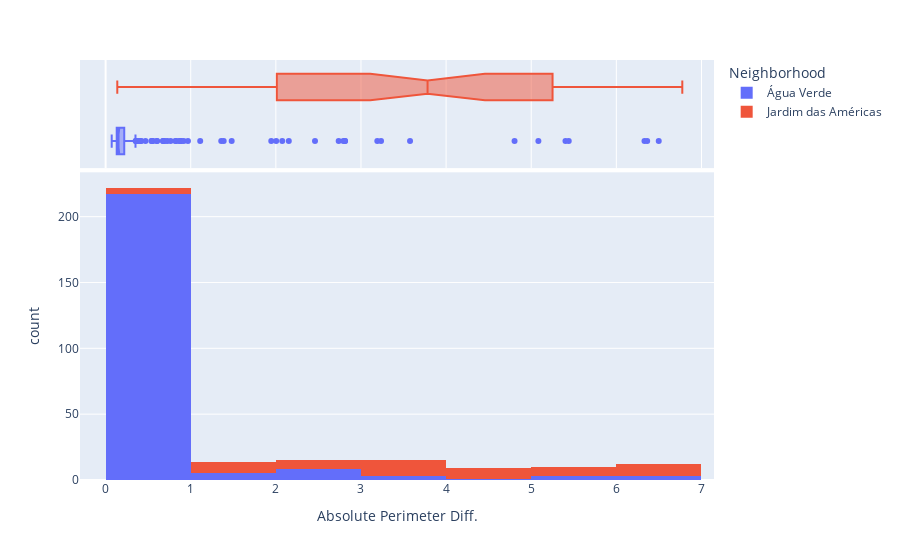

Here is the notebook cell this chart was saved with:
### Code cell
px.histogram(gdf, 
             x=newname, 
            #  y="tip", 
             color="Neighborhood",
                   marginal="box", # or violin, rug
                #    hover_data=df.columns
                # range_x=(0,30),
                width = 900,
                nbins=10,
                   )

### Figure 1 — Plotly figure (JSON) as saved in the notebook; plotly's stock layout.template omitted (floating-point values rounded to 4 significant figures; data arrays with more than 128 entries replaced by an {"elided": "..."} marker saying what was removed)
{"data": [{"alignmentgroup": "True", "bingroup": "x", "hovertemplate": "Neighborhood=Água Verde<br>Absolute Perimeter Diff.=%{x}<br>count=%{y}<extra></extra>", "legendgroup": "Água Verde", "marker": {"color": "#636efa", "pattern": {"shape": ""}}, "name": "Água Verde", "nbinsx": 10, "offsetgroup": "Água Verde", "orientation": "v", "showlegend": true, "type": "histogram", "x": {"elided": "278 float values"}, "xaxis": "x", "yaxis": "y"}, {"alignmentgroup": "True", "hovertemplate": "Neighborhood=Água Verde<br>Absolute Perimeter Diff.=%{x}<extra></extra>", "legendgroup": "Água Verde", "marker": {"color": "#636efa"}, "name": "Água Verde", "notched": true, "offsetgroup": "Água Verde", "showlegend": false, "type": "box", "x": {"elided": "278 float values"}, "xaxis": "x2", "yaxis": "y2"}, {"alignmentgroup": "True", "bingroup": "x", "hovertemplate": "Neighborhood=Jardim das Américas<br>Absolute Perimeter Diff.=%{x}<br>count=%{y}<extra></extra>", "legendgroup": "Jardim das Américas", "marker": {"color": "#EF553B", "pattern": {"shape": ""}}, "name": "Jardim das Américas", "nbinsx": 10, "offsetgroup": "Jardim das Américas", "orientation": "v", "showlegend": true, "type": "histogram", "x": {"elided": "190 float values"}, "xaxis": "x", "yaxis": "y"}, {"alignmentgroup": "True", "hovertemplate": "Neighborhood=Jardim das Américas<br>Absolute Perimeter Diff.=%{x}<extra></extra>", "legendgroup": "Jardim das Américas", "marker": {"color": "#EF553B"}, "name": "Jardim das Américas", "notched": true, "offsetgroup": "Jardim das Américas", "showlegend": false, "type": "box", "x": {"elided": "190 float values"}, "xaxis": "x2", "yaxis": "y2"}], "layout": {"barmode": "relative", "legend": {"title": {"text": "Neighborhood"}, "tracegroupgap": 0}, "margin": {"t": 60}, "width": 900, "xaxis": {"anchor": "y", "domain": [0, 1], "title": {"text": "Absolute Perimeter Diff."}}, "xaxis2": {"anchor": "y2", "domain": [0, 1], "matches": "x", "showgrid": true, "showticklabels": false}, "yaxis": {"anchor": "x", "domain": [0, 0.7326], "title": {"text": "count"}}, "yaxis2": {"anchor": "x2", "domain": [0.7426, 1], "matches": "y2", "showgrid": false, "showline": false, "showticklabels": false, "ticks": ""}}}
